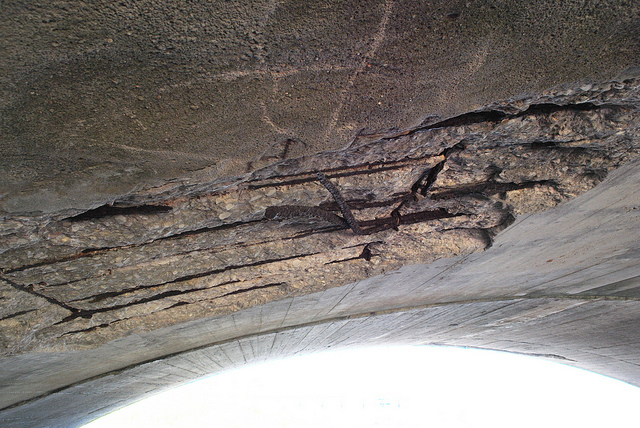
#> input picture data_model_operation/raw/images/5.jpg, 640 x 428 px; its folder holds 4 pictures in this run
$ jupyter execute --allow-errors data_pipeline.ipynb   (older library calls are emulated)
#> lines starting #> are read from the running program, lines starting #| are printed output that depends on the picture
# Infrastructure Defect Data Pipeline

Converts polygon JSON annotations into a YOLOv8 segmentation dataset.

It also checks each image for quality (brightness, blur, contrast). Images that fail the check are left out of the training set, but they are still written to a CSV report so you can see what was skipped and why.

## 0 - Install dependencies

## 1 - Imports

[cell 1]
import os
import json
import cv2
import glob
import shutil
import numpy as np
import pandas as pd
from tqdm import tqdm
from sklearn.model_selection import train_test_split

## 2 - Configuration

All the paths and quality limits are kept here, so you can change them in one place without touching the rest of the code.

[cell 2]
# Paths
RAW_IMAGES = "raw/images"            # source images (.jpg)
RAW_LABELS = "raw/labels"            # source annotations (.json, LabelMe style)
BASE = "dataset_yolo"                # output dataset folder
QUALITY_CSV = "quality_report.csv"   # quality log

# Quality limits
BRIGHTNESS_MIN = 40    # below this = too dark
BRIGHTNESS_MAX = 220   # above this = too bright
BLUR_MIN = 80          # below this = too blurry
CONTRAST_MIN = 15      # below this = too flat

# If True, skip bad images in the training set.
# If False, keep every image and only log the warnings.
EXCLUDE_FLAGGED = True

## 3 - Image quality check

`analyze_quality` looks at one image and measures three things:

- brightness: the average pixel value. Very dark or very bright images hide defects.
- blur: how sharp the image is. Blurry images miss thin cracks.
- contrast: how much the pixels vary. Flat images are hard to segment.

It returns those numbers, a `passed` flag, and a list of reasons if the image looks bad.

[cell 3]
def analyze_quality(img):
    # Look at one image and return its quality numbers and any warnings.
    hsv = cv2.cvtColor(img, cv2.COLOR_BGR2HSV)
    gray = cv2.cvtColor(img, cv2.COLOR_BGR2GRAY)

    brightness = float(hsv[:, :, 2].mean())
    blur_score = float(cv2.Laplacian(gray, cv2.CV_64F).var())
    contrast = float(gray.std())

    warnings = []
    if brightness < BRIGHTNESS_MIN:
        warnings.append("too dark")
    elif brightness > BRIGHTNESS_MAX:
        warnings.append("too bright")
    if blur_score < BLUR_MIN:
        warnings.append("too blurry")
    if contrast < CONTRAST_MIN:
        warnings.append("low contrast")

    result = {
        "brightness": round(brightness, 1),
        "blur_score": round(blur_score, 1),
        "contrast": round(contrast, 1),
        "passed": len(warnings) == 0,
        "warnings": warnings,
    }
    return result

## 4 - Load image list

[cell 4]
image_files = sorted(glob.glob(f"{RAW_IMAGES}/*.jpg"))
print("Total images:", len(image_files))

## 5 - Find all class names

Read every label file and collect the names used, so we do not have to list the classes by hand.

[cell 5]
all_labels = set()

for path in glob.glob(f"{RAW_LABELS}/*.json"):
    with open(path) as f:
        data = json.load(f)
    for shape in data["shapes"]:
        label = shape["label"].strip().lower()
        all_labels.add(label)

sorted_labels = sorted(all_labels)
print("Classes:", sorted_labels)

## 6 - Give each class a number

[cell 6]
class_map = {}
for idx, label in enumerate(sorted_labels):
    class_map[label] = idx

print(class_map)

## 7 - Helper functions

`read_json` returns the shapes and the image size. `poly_to_yolo` turns polygon points into the 0-to-1 range that YOLO segmentation expects.

[cell 7]
# [12 lines left out: functions read_json, poly_to_yolo, not called in this run]

## 8 - Check every image and decide what to keep

Each image is checked once and its result is written to the log. An image goes into the dataset only if it has a label and (when `EXCLUDE_FLAGGED` is True) passes the quality check. Nothing is dropped silently - every image shows up in `quality_report.csv`.

[cell 8]
records = []        # images that go into the dataset
quality_log = []    # every image and its result

missing_label = 0
empty_label = 0
unreadable = 0

for img_path in tqdm(image_files):
    base = os.path.basename(img_path)
    img = cv2.imread(img_path)
#> img is the input picture: shape (428, 640, 3); mean B, G, R 115.9, 120.2, 126.5

    if img is None:
        unreadable += 1
        quality_log.append({"image": base, "status": "unreadable"})
        continue

    q = analyze_quality(img)
#> in analyze_quality, `hsv = cv2.cvtColor(img, cv2.COLOR_BGR2HSV)`: hsv: shape (428, 640, 3); mean H, S, V 47.6, 34, 127.7
#> in analyze_quality, `gray = cv2.cvtColor(img, cv2.COLOR_BGR2GRAY)`:
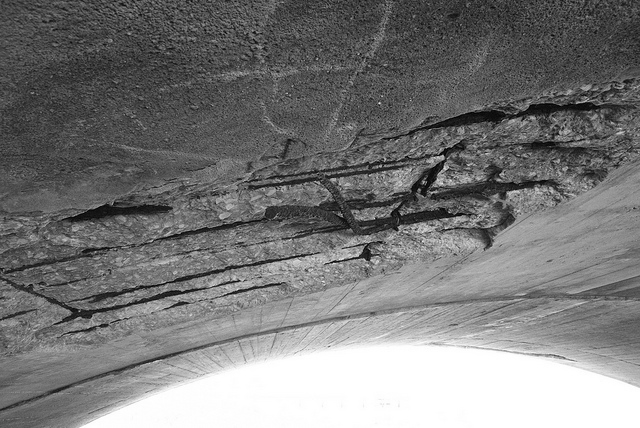
#> gray: shape (428, 640); min 0, max 255, mean 121.6
#> in analyze_quality, `brightness = float(hsv[:, :, 2].mean())`: brightness = 127.7
#> in analyze_quality, `blur_score = float(cv2.Laplacian(gray, cv2.CV_64F).var())`: blur_score = 2992.1
#> in analyze_quality, `contrast = float(gray.std())`: contrast = 63.8
#> in analyze_quality, `result = { "brightness": round(brightness, 1), "blur_score": round(blu..`: result = {'brightness': 127.7, 'blur_score': 2992.1, 'contrast': 63.8, 'passed': True, 'warnings': []}
#> q has the same summary as result in analyze_quality

    json_path = f"{RAW_LABELS}/{base.replace('.jpg', '.json')}"
    has_label = os.path.exists(json_path)

    # Find the most common label in this image (used later for the split).
    dominant = None
    if has_label:
        shapes, _, _ = read_json(json_path)

        labels = []
        for shape in shapes:
            labels.append(shape["label"].strip().lower())

        # Count each label, then pick the one with the highest count.
        counts = {}
        for label in labels:
            counts[label] = counts.get(label, 0) + 1

        best_label = None
        best_count = -1
        for label, count in counts.items():
            if count > best_count:
                best_label = label
                best_count = count
        dominant = best_label

    # Save this image's result to the log.
    quality_log.append({
        "image": base,
        "status": "ok" if q["passed"] else "flagged",
        "brightness": q["brightness"],
        "blur_score": q["blur_score"],
        "contrast": q["contrast"],
        "warnings": "; ".join(q["warnings"]),
        "has_label": has_label,
        "class": dominant,
    })

    # Decide if this image goes into the dataset.
    if not has_label:
        missing_label += 1
        continue
    if dominant is None:
        empty_label += 1
        continue
    if EXCLUDE_FLAGGED and not q["passed"]:
        continue  # kept out of training, but still in the CSV above

    records.append({"image": img_path, "class": dominant})
#> pass 2 of the loop `for img_path in tqdm(image_files):`:
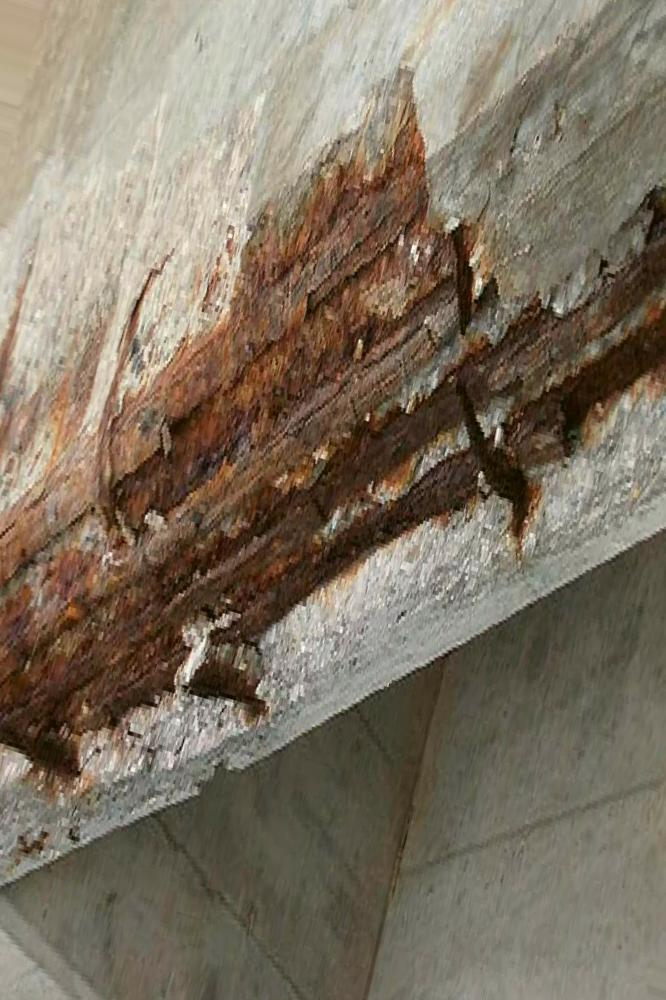
#> input picture data_model_operation/raw/images/Image_0_8072716.jpg, 666 x 1000 px
#> img is the input picture: shape (1000, 666, 3); mean B, G, R 98.3, 115, 126.3
#> hsv: shape (1000, 666, 3); mean H, S, V 21.4, 69.3, 126.5
#> in analyze_quality (call 2), `gray = cv2.cvtColor(img, cv2.COLOR_BGR2GRAY)`:
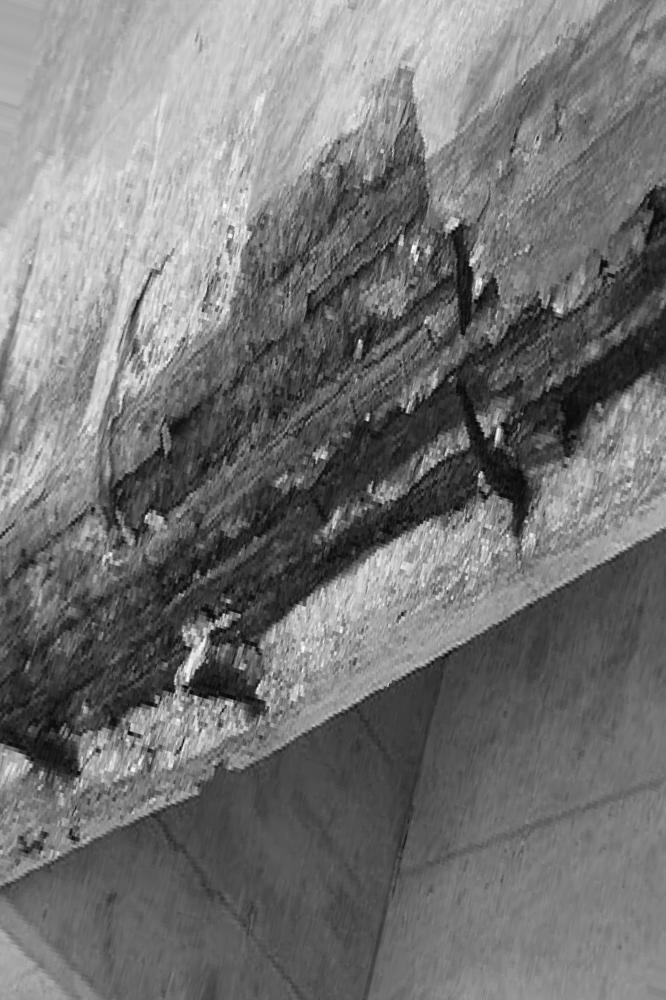
#> gray: shape (1000, 666); min 2, max 254, mean 116.5
#> brightness = 126.5
#> blur_score = 325.1
#> contrast = 49.99
#> result = {'brightness': 126.5, 'blur_score': 325.1, 'contrast': 50, 'passed': True, 'warnings': []}
#> q has the same summary as result in analyze_quality
#> pass 3 of the loop `for img_path in tqdm(image_files):`:
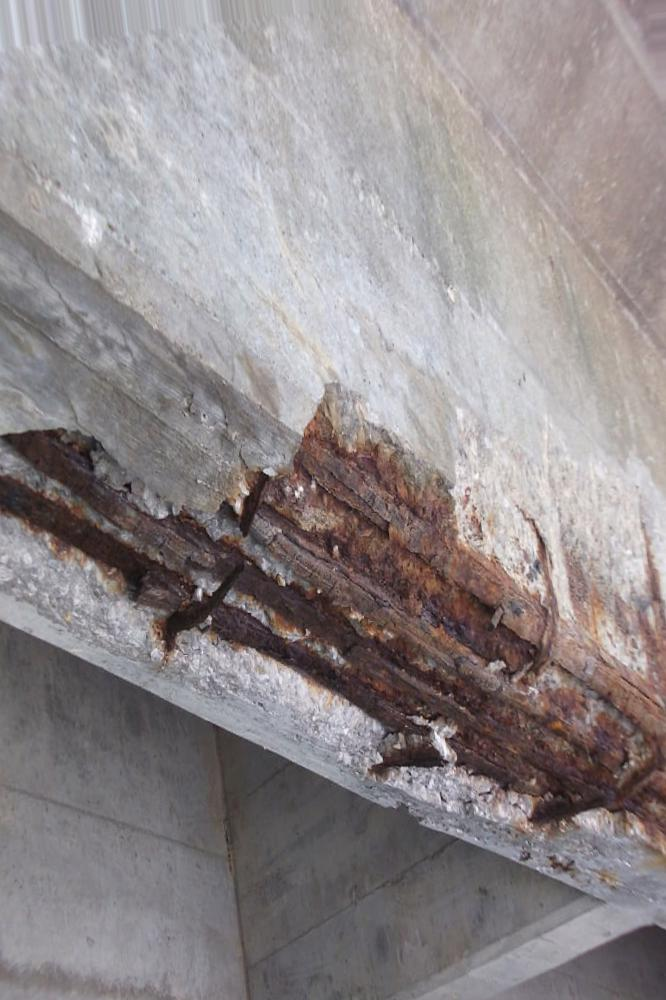
#> input picture data_model_operation/raw/images/Image_104_6235307.jpg, 666 x 1000 px
#> img is the input picture: shape (1000, 666, 3); mean B, G, R 138.9, 137.6, 144.5
#> hsv: shape (1000, 666, 3); mean H, S, V 87.6, 22.7, 146.6
#> in analyze_quality (call 3), `gray = cv2.cvtColor(img, cv2.COLOR_BGR2GRAY)`:
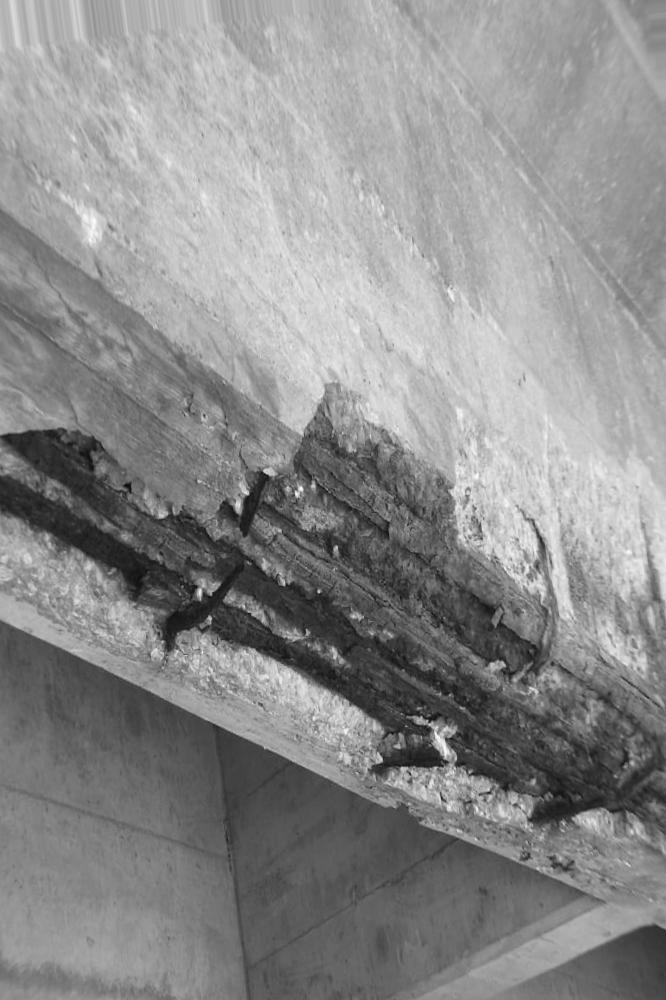
#> gray: shape (1000, 666); min 7, max 254, mean 139.8
#> brightness = 146.6
#> blur_score = 177.8
#> contrast = 48.12
#> result = {'brightness': 146.6, 'blur_score': 177.8, 'contrast': 48.1, 'passed': True, 'warnings': []}
#> q has the same summary as result in analyze_quality
#> the loop made 4 passes; the first 3 are shown

# Save the quality report.
quality_df = pd.DataFrame(quality_log)
quality_df.to_csv(QUALITY_CSV, index=False)

flagged = list(quality_df["status"]).count("flagged")

print("Scanned         :", len(image_files))
print("Unreadable      :", unreadable)
print("Missing label   :", missing_label)
print("Empty label     :", empty_label)
print("Quality-flagged :", flagged, "(excluded =", str(EXCLUDE_FLAGGED) + ")")
print("Kept for dataset:", len(records))
print("Full report ->", QUALITY_CSV)

## 9 - Quality report summary

A quick look at why images were flagged and the range of each metric.

[cell 9]
# Count how often each warning appears.
flagged_df = quality_df[quality_df["status"] == "flagged"]

if len(flagged_df) > 0:
    reason_counts = {}
    for warning_text in flagged_df["warnings"]:
        for reason in str(warning_text).split("; "):
            reason = reason.strip()
            if reason:
                reason_counts[reason] = reason_counts.get(reason, 0) + 1

    print("Flag reasons:")
    for reason, count in reason_counts.items():
        print("  ", reason, count)
else:
    print("No images were flagged.")

# Show the range of each metric for the readable images.
readable_df = quality_df[quality_df["status"].isin(["ok", "flagged"])]

if len(readable_df) > 0:
    print()
    print("Metric ranges (min / mean / max):")
    for col in ["brightness", "blur_score", "contrast"]:
        values = pd.to_numeric(readable_df[col], errors="coerce").dropna()
        if len(values) > 0:
            print("  ", col,
                  round(values.min(), 1), "/",
                  round(values.mean(), 1), "/",
                  round(values.max(), 1))

flagged_df.head(10)

## 10 - Split into train / val / test (70 / 15 / 15)

[cell 10]
df = pd.DataFrame(records)

#> (the rest of this cell did not finish here and is left out)

## 10b — Data distribution after split

[cell 11]
import pandas as pd
import matplotlib.pyplot as plt
import matplotlib.ticker as mticker
import numpy as np

# Build count table
#> (the rest of this cell did not finish here and is left out)

## 11 - Make the output folders

[cell 12]
for split in ["train", "val", "test"]:
    os.makedirs(f"{BASE}/images/{split}", exist_ok=True)
    os.makedirs(f"{BASE}/labels/{split}", exist_ok=True)

## 12 - Convert to YOLO format

Write one `.txt` file per image (class id plus the polygon points) and copy the image into its split folder. The quality check is not repeated here, because `records` already holds only the images we decided to keep in step 8.

[cell 13]
# [34 lines left out: function process, not called in this run]

## 13 - Run the conversion

#> (a cell that did not finish here is left out)

## 14 - Write data.yaml

[cell 15]
yaml_text = "path: dataset_yolo\n\n"
yaml_text += "train: images/train\n"
yaml_text += "val: images/val\n"
yaml_text += "test: images/test\n\n"
yaml_text += "names:\n"
for label, idx in class_map.items():
    yaml_text += "  " + str(idx) + ": " + label + "\n"

with open("dataset_yolo/data.yaml", "w") as f:
    f.write(yaml_text)

print(yaml_text)
print("data.yaml created")

## 15 - Check the result by plotting 5 images

Draw the polygons and labels on a few converted images to make sure everything came through correctly.

[cell 16]
import matplotlib.pyplot as plt
import random

# Reverse the class map so we can go from id back to name.
idx_to_class = {}
for label, idx in class_map.items():
    idx_to_class[idx] = label

image_paths = glob.glob(f"{BASE}/images/train/*.jpg")
samples = random.sample(image_paths, min(5, len(image_paths)))


# [29 lines left out: function draw_yolo_polygon, not called in this run]


plt.figure(figsize=(15, 10))
for i, img_path in enumerate(samples):
    base = os.path.basename(img_path)
    label_path = f"{BASE}/labels/train/{base.replace('.jpg', '.txt')}"
    img = cv2.cvtColor(cv2.imread(img_path), cv2.COLOR_BGR2RGB)
    img = draw_yolo_polygon(img, label_path)
    plt.subplot(2, 3, i + 1)
    plt.imshow(img)
    plt.axis("off")
    plt.title(base)
plt.tight_layout()
plt.show()
